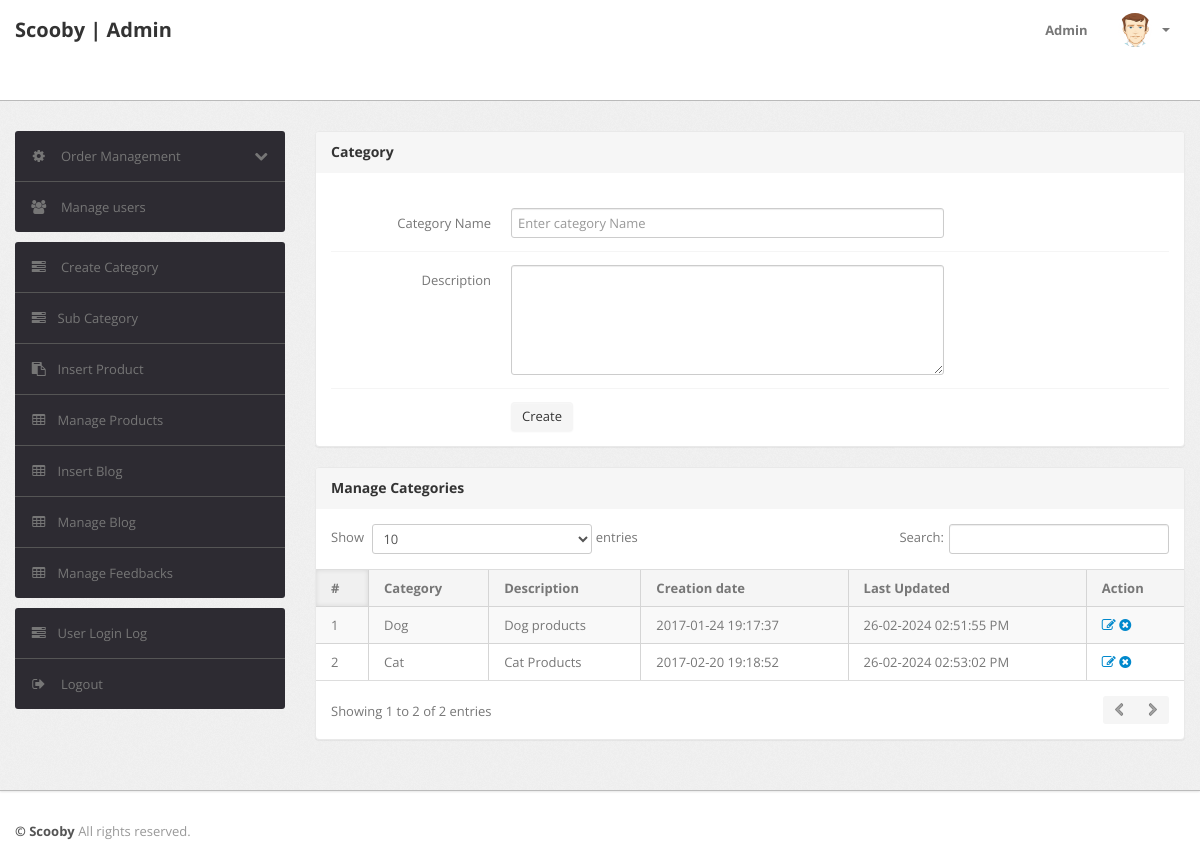
The app's page /admin/category.php (signed in) with its own data.
### tables this page shows
CREATE TABLE `category` (
  `id` int(11) NOT NULL,
  `categoryName` varchar(255) DEFAULT NULL,
  `categoryDescription` longtext DEFAULT NULL,
  `creationDate` timestamp NOT NULL DEFAULT current_timestamp(),
  `updationDate` varchar(255) DEFAULT NULL
);

### admin/category.php (the view, shortened to what this page needs)
<?php
include('include/config.php');
if(strlen($_SESSION['alogin'])==0)
	{
header('location:index.php');
}
else{
?>
<!DOCTYPE html>
<html lang="en">
<head>
	<link type="text/css" href="bootstrap/css/bootstrap.min.css" rel="stylesheet">
	<link type="text/css" href="bootstrap/css/bootstrap-responsive.min.css" rel="stylesheet">
	<link type="text/css" href="css/theme.css" rel="stylesheet">
	<link type="text/css" href="images/icons/css/font-awesome.css" rel="stylesheet">
</head>
<body>
<?php include('include/header.php');?>
	<div class="wrapper">
		<div class="container">
			<div class="row">
<?php include('include/sidebar.php');?>
			<div class="span9">
					<div class="content">
						<div class="module">
							<div class="module-head">
								<h3>Category</h3>
							</div>
							<div class="module-body">
									<br />
			<form class="form-horizontal row-fluid" name="Category" method="post" >
<div class="control-group">
<label class="control-label" for="basicinput">Category Name</label>
<div class="controls">
<input type="text" placeholder="Enter category Name"  name="category" class="span8 tip" required>
</div>
</div>
<div class="control-group">
											<label class="control-label" for="basicinput">Description</label>
											<div class="controls">
												<textarea class="span8" name="description" rows="5"></textarea>
											</div>
										</div>
	<div class="control-group">
											<div class="controls">
												<button type="submit" name="submit" class="btn">Create</button>
											</div>
										</div>
									</form>
							</div>
						</div>
	<div class="module">
							<div class="module-head">
								<h3>Manage Categories</h3>
							</div>
							<div class="module-body table">
								<table cellpadding="0" cellspacing="0" border="0" class="datatable-1 table table-bordered table-striped	 display" width="100%">
									<thead>
										<tr>
											<th>#</th>
											<th>Category</th>
											<th>Description</th>
											<th>Creation date</th>
											<th>Last Updated</th>
											<th>Action</th>
										</tr>
									</thead>
									<tbody>
<?php $query=mysqli_query($con,"select * from category");
$cnt=1;
while($row=mysqli_fetch_array($query))
{
?>
										<tr>
											<td><?php echo htmlentities($cnt);?></td>
											<td><?php echo htmlentities($row['categoryName']);?></td>
											<td><?php echo htmlentities($row['categoryDescription']);?></td>
											<td> <?php echo htmlentities($row['creationDate']);?></td>
											<td><?php echo htmlentities($row['updationDate']);?></td>
											<td>
											<a href="edit-category.php?id=<?php echo $row['id']?>" ><i class="icon-edit"></i></a>
											<a href="category.php?id=<?php echo $row['id']?>&del=delete" onClick="return confirm('Are you sure you want to delete?')"><i class="icon-remove-sign"></i></a></td>
										</tr>
										<?php $cnt=$cnt+1; } ?>
								</table>
							</div>
						</div>
					</div>
				</div>
			</div>
		</div>
	</div>
<?php include('include/footer.php');?>
</body>
<?php } ?>

### records on screen
category: categoryName "Dog", categoryDescription "Dog products", creationDate "2017-01-24 19:17:37", updationDate "26-02-2024 02:51:55 PM"
category: categoryName "Cat", categoryDescription "Cat Products", creationDate "2017-02-20 19:18:52", updationDate "26-02-2024 02:53:02 PM"
